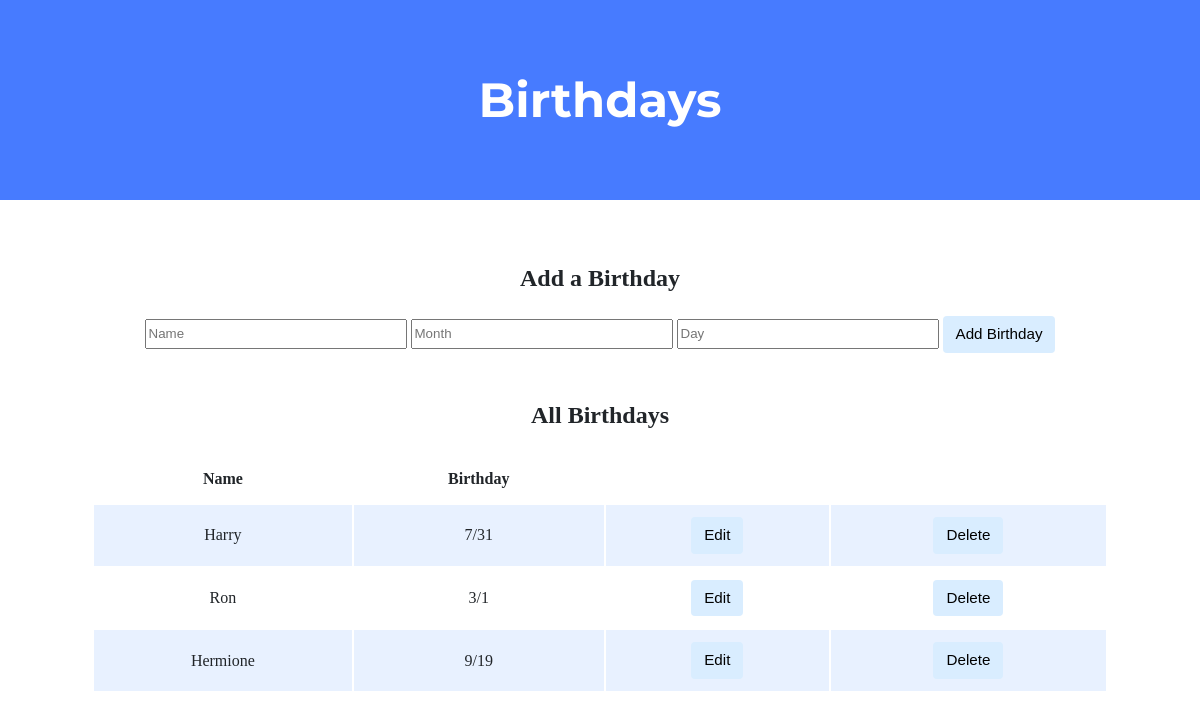
The page / on the database its author committed.
### tables this page shows
CREATE TABLE birthdays (
    id INTEGER,
    name TEXT,
    month INTEGER,
    day INTEGER,
    PRIMARY KEY(id)
);

### application.py (the view)
@app.route("/", methods=["GET", "POST"])
def index():
    if request.method == "POST":
        name = request.form.get("name")
        month = request.form.get("month")
        day = request.form.get("day")
        if validation(month, day) == True:
            return renderIndex("Invalid birthday")
        db.execute("INSERT INTO birthdays (name, month, day) VALUES(?, ?, ?)", name, month, day)
        return redirect("/")
    else: #if method is get
       return renderIndex('')

### application.py (called while the page is built)
def renderIndex(msg):
    birthdays = db.execute("SELECT * FROM birthdays")
    return render_template("index.html", birthdays = birthdays, message = msg)

### templates/index.html (shortened to what this page needs)
{% extends "layout.html" %}
{% block form %}
    <h2>Add a Birthday</h2>
    <form action="/" method="post">
        <input autocomplete="off" autofocus name="name" placeholder="Name" type="text" required>
        <input autocomplete="off" autofocus name="month" placeholder="Month" type="number" required>
        <input autocomplete="off" autofocus name="day" placeholder="Day" type="number" required>
        <input type="submit" value="Add Birthday">
    </form>
{% endblock %}
{% block db %}
    <div class="section">
        <h2>All Birthdays</h2>
        <table>
            <thead>
                <tr>
                    <th>Name</th>
                    <th>Birthday</th>
                </tr>
            </thead>
            <tbody>
                {% for row in birthdays %}
                    <tr>
                        <td>{{ row.name }}</td>
                        <td>{{ row.month }}/{{ row.day }}</td>
                        <td>
                            <form action="/edit" method="get">
                                <button type="submit">Edit</button>
                            </form>
                        </td>
                        <td>
                            <form action="/blank">
                                <button type="submit">Delete</button>
                            </form>
                        </td>
                    </tr>
                {% endfor %}
            </tbody>
        </table>
    </div>
{% endblock %}

### templates/layout.html (shortened to what this page needs)
<!DOCTYPE html>
<html lang="en">
    <head>
        <link href="/static/styles.css" rel="stylesheet">
    </head>
    <body>
        <div class="jumbotron">
            <h1>Birthdays</h1>
        </div>
        <div class="container">
            <div class="section">
                {% block form %}{% endblock %}
            </div>
           {% block db %}{% endblock %}
        </div>
    </body>
</html>

### static/styles.css (style rules this page uses)
body { background-color: #fff; color: #212529; font-size: 1rem; font-weight: 400; line-height: 1.5; margin: 0; text-align: left; }
.container { margin-left: auto; margin-right: auto; padding-left: 15px; padding-right: 15px; text-align: center; width: 90%; }
.jumbotron { background-color: #477bff; color: #fff; margin-bottom: 2rem; padding: 2rem 1rem; text-align: center; }
.section { padding-bottom: 1rem; padding-left: 2rem; padding-right: 2rem; padding-top: 0.5rem; }
h1 { font-family: 'Montserrat', sans-serif; font-size: 48px; }
button, input[type="submit"] { background-color: #d9edff; border: 1px solid transparent; border-radius: 0.25rem; font-size: 0.95rem; font-weight: 400; line-height: 1.5; padding: 0.375rem 0.75rem; text-align: center; transition: color 0.15s ease-in-out, background-color 0.15s ease-in-out, border-color 0.15s ease-in-out, box-shadow 0.15s ease-in-out; vertical-align: middle; }
input[type="text"], input[type="number"] { line-height: 1.8; width: 25%; }
table { background-color: transparent; margin-bottom: 1rem; width: 100%; }
table th, table td { padding: 0.75rem; vertical-align: middle; }
tbody tr:nth-of-type(odd) { background-color: rgb(179, 208, 255, 0.3) }

### rows shown on the page
birthdays: name "Harry", month "7", day "31"
birthdays: name "Ron", month "3", day "1"
birthdays: name "Hermione", month "9", day "19"
